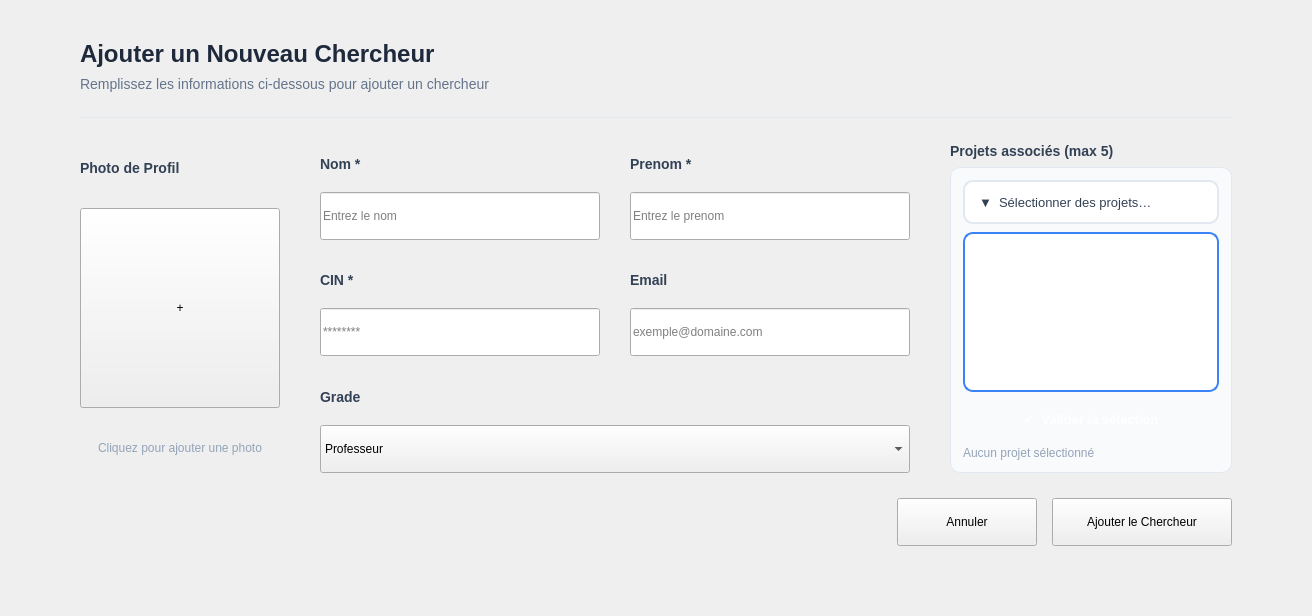
               <widget class="QStackedWidget" name="cherchStackedWidget">
                <property name="currentIndex">
                 <number>1</number>
                </property>
                <widget class="QWidget" name="cherchPageListe">
                 <layout class="QVBoxLayout" name="verticalLayoutListe">
                  <property name="spacing">
                   <number>0</number>
                  </property>
                  <property name="leftMargin">
                   <number>30</number>
                  </property>
                  <property name="topMargin">
                   <number>0</number>
                  </property>
                  <property name="rightMargin">
                   <number>30</number>
                  </property>
                  <property name="bottomMargin">
                   <number>30</number>
                  </property>
                  <item>
                   <widget class="QScrollArea" name="cherchCardsScrollArea">
                    <property name="horizontalScrollBarPolicy">
                     <enum>Qt::ScrollBarPolicy::ScrollBarAlwaysOff</enum>
                    </property>
                    <property name="widgetResizable">
                     <bool>true</bool>
                    </property>
                    <widget class="QWidget" name="cherchScrollAreaWidgetContents">
                     <property name="geometry">
                      <rect>
                       <x>0</x>
                       <y>0</y>
                       <width>22</width>
                       <height>22</height>
                      </rect>
                     </property>
                     <layout class="QGridLayout" name="cherchGridLayoutCards">
                      <property name="spacing">
                       <number>20</number>
                      </property>
                     </layout>
                    </widget>
                   </widget>
                  </item>
                 </layout>
                </widget>
                <widget class="QWidget" name="cherchPageAjout">
                 <layout class="QVBoxLayout" name="verticalLayoutAjout">
                  <property name="spacing">
                   <number>0</number>
                  </property>
                  <property name="leftMargin">
                   <number>30</number>
                  </property>
                  <property name="topMargin">
                   <number>0</number>
                  </property>
                  <property name="rightMargin">
                   <number>30</number>
                  </property>
                  <property name="bottomMargin">
                   <number>30</number>
                  </property>
                  <item>
                   <widget class="QFrame" name="cherchFormFrame">
                    <property name="frameShape">
                     <enum>QFrame::Shape::NoFrame</enum>
                    </property>
                    <layout class="QVBoxLayout" name="verticalLayoutForm">
                     <property name="spacing">
                      <number>25</number>
                     </property>
                     <property name="leftMargin">
                      <number>50</number>
                     </property>
                     <property name="topMargin">
                      <number>40</number>
                     </property>
                     <property name="rightMargin">
                      <number>50</number>
                     </property>
                     <property name="bottomMargin">
                      <number>40</number>
                     </property>
                     <item>
                      <layout class="QVBoxLayout" name="verticalLayoutFormTitle">
                       <property name="spacing">
                        <number>8</number>
                       </property>
                       <item>
                        <widget class="QLabel" name="cherchFormTitle">
                         <property name="styleSheet">
                          <string notr="true">color: #1e293b;
font-size: 24px;
font-weight: 700;
background: transparent;
border: none;</string>
                         </property>
                         <property name="text">
                          <string>Ajouter un Nouveau Chercheur</string>
                         </property>
                        </widget>
                       </item>
                       <item>
                        <widget class="QLabel" name="cherchFormSubtitle">
                         <property name="styleSheet">
                          <string notr="true">color: #64748b;
font-size: 14px;
background: transparent;
border: none;</string>
                         </property>
                         <property name="text">
                          <string>Remplissez les informations ci-dessous pour ajouter un chercheur</string>
                         </property>
                        </widget>
                       </item>
                      </layout>
                     </item>
                     <item>
                      <widget class="QFrame" name="cherchLineFrame">
                       <property name="minimumSize">
                        <size>
                         <width>0</width>
                         <height>1</height>
                        </size>
                       </property>
                       <property name="maximumSize">
                        <size>
                         <width>16777215</width>
                         <height>1</height>
                        </size>
                       </property>
                       <property name="styleSheet">
                        <string notr="true">background-color: #e2e8f0;</string>
                       </property>
                      </widget>
                     </item>
                     <item>
                      <layout class="QHBoxLayout" name="horizontalLayoutFormContent">
                       <property name="spacing">
                        <number>40</number>
                       </property>
                       <item>
                        <layout class="QVBoxLayout" name="verticalLayoutPhoto">
                         <property name="spacing">
                          <number>15</number>
                         </property>
                         <item>
                          <widget class="QLabel" name="cherchLabelPhoto">
                           <property name="styleSheet">
                            <string notr="true">color: #334155;
font-size: 14px;
font-weight: 600;
background: transparent;
border: none;</string>
                           </property>
                           <property name="text">
                            <string>Photo de Profil</string>
                           </property>
                          </widget>
                         </item>
                         <item>
                          <widget class="QPushButton" name="cherchBtnUploadPhoto">
                           <property name="minimumSize">
                            <size>
                             <width>200</width>
                             <height>200</height>
                            </size>
                           </property>
                           <property name="maximumSize">
                            <size>
                             <width>200</width>
                             <height>200</height>
                            </size>
                           </property>
                           <property name="cursor">
                            <cursorShape>PointingHandCursor</cursorShape>
                           </property>
                           <property name="text">
                            <string>+</string>
                           </property>
                          </widget>
                         </item>
                         <item>
                          <widget class="QLabel" name="cherchLabelPhotoHint">
                           <property name="styleSheet">
                            <string notr="true">color: #94a3b8;
font-size: 12px;
background: transparent;
border: none;</string>
                           </property>
                           <property name="text">
                            <string>Cliquez pour ajouter une photo</string>
                           </property>
                           <property name="alignment">
                            <set>Qt::AlignmentFlag::AlignCenter</set>
                           </property>
                          </widget>
                         </item>
                        </layout>
                       </item>
                       <item>
                        <layout class="QGridLayout" name="gridLayoutInputs">
                         <property name="horizontalSpacing">
                          <number>30</number>
                         </property>
                         <property name="verticalSpacing">
                          <number>20</number>
                         </property>
                         <item row="0" column="0">
                          <layout class="QVBoxLayout" name="verticalLayoutNom">
                           <property name="spacing">
                            <number>8</number>
                           </property>
                           <item>
                            <widget class="QLabel" name="cherchLabelNom">
                             <property name="styleSheet">
                              <string notr="true">color: #334155;
font-size: 14px;
font-weight: 600;
background: transparent;
border: none;</string>
                             </property>
                             <property name="text">
                              <string>Nom *</string>
                             </property>
                            </widget>
                           </item>
                           <item>
                            <widget class="QLineEdit" name="cherchLineEditNom">
                             <property name="minimumSize">
                              <size>
                               <width>280</width>
                               <height>48</height>
                              </size>
                             </property>
                             <property name="placeholderText">
                              <string>Entrez le nom</string>
                             </property>
                            </widget>
                           </item>
                          </layout>
                         </item>
                         <item row="0" column="1">
                          <layout class="QVBoxLayout" name="verticalLayoutPrenom">
                           <property name="spacing">
                            <number>8</number>
                           </property>
                           <item>
                            <widget class="QLabel" name="cherchLabelPrenom">
                             <property name="styleSheet">
                              <string notr="true">color: #334155;
font-size: 14px;
font-weight: 600;
background: transparent;
border: none;</string>
                             </property>
                             <property name="text">
                              <string>Prenom *</string>
                             </property>
                            </widget>
                           </item>
                           <item>
                            <widget class="QLineEdit" name="cherchLineEditPrenom">
                             <property name="minimumSize">
                              <size>
                               <width>280</width>
                               <height>48</height>
                              </size>
                             </property>
                             <property name="placeholderText">
                              <string>Entrez le prenom</string>
                             </property>
                            </widget>
                           </item>
                          </layout>
                         </item>
                         <item row="1" column="0">
                          <layout class="QVBoxLayout" name="verticalLayoutCIN">
                           <property name="spacing">
                            <number>8</number>
                           </property>
                           <item>
                            <widget class="QLabel" name="cherchLabelCIN">
                             <property name="styleSheet">
                              <string notr="true">color: #334155;
font-size: 14px;
font-weight: 600;
background: transparent;
border: none;</string>
                             </property>
                             <property name="text">
                              <string>CIN *</string>
                             </property>
                            </widget>
                           </item>
                           <item>
                            <widget class="QLineEdit" name="cherchLineEditCIN">
                             <property name="minimumSize">
                              <size>
                               <width>280</width>
                               <height>48</height>
                              </size>
                             </property>
                             <property name="placeholderText">
                              <string>********</string>
                             </property>
                            </widget>
                           </item>
                          </layout>
                         </item>
                         <item row="1" column="1">
                          <layout class="QVBoxLayout" name="verticalLayoutEmail">
                           <property name="spacing">
                            <number>8</number>
                           </property>
                           <item>
                            <widget class="QLabel" name="cherchLabelEmail">
                             <property name="styleSheet">
                              <string notr="true">color: #334155;
font-size: 14px;
font-weight: 600;
background: transparent;
border: none;</string>
                             </property>
                             <property name="text">
                              <string>Email</string>
                             </property>
                            </widget>
                           </item>
                           <item>
                            <widget class="QLineEdit" name="cherchLineEditEmail">
                             <property name="minimumSize">
                              <size>
                               <width>280</width>
                               <height>48</height>
                              </size>
                             </property>
                             <property name="placeholderText">
                              <string>exemple@domaine.com</string>
                             </property>
                            </widget>
                           </item>
                          </layout>
                         </item>
                         <item row="2" column="0" colspan="2">
                          <layout class="QVBoxLayout" name="verticalLayoutGrade">
                           <property name="spacing">
                            <number>8</number>
                           </property>
                           <item>
                            <widget class="QLabel" name="cherchLabelGrade">
                             <property name="styleSheet">
                              <string notr="true">color: #334155;
font-size: 14px;
font-weight: 600;
background: transparent;
border: none;</string>
                             </property>
                             <property name="text">
                              <string>Grade</string>
                             </property>
                            </widget>
                           </item>
                           <item>
                            <widget class="QComboBox" name="cherchComboBoxGrade">
                             <property name="minimumSize">
                              <size>
                               <width>0</width>
                               <height>48</height>
                              </size>
                             </property>
                             <item>
                              <property name="text">
                               <string>Professeur</string>
                              </property>
                             </item>
                             <item>
                              <property name="text">
                               <string>Maitre de Conferences</string>
                              </property>
                             </item>
                             <item>
                              <property name="text">
                               <string>Docteur</string>
                              </property>
                             </item>
                             <item>
                              <property name="text">
                               <string>Ingenieur de Recherche</string>
                              </property>
                             </item>
                             <item>
                              <property name="text">
                               <string>Post-doctorant</string>
                              </property>
                             </item>
                             <item>
                              <property name="text">
                               <string>Doctorant</string>
                              </property>
                             </item>
                            </widget>
                           </item>
                          </layout>
                         </item>
                         </layout>
                         </item>
                         <item>
                          <layout class="QVBoxLayout" name="verticalLayoutProjets">
                           <property name="spacing">
                            <number>8</number>
                           </property>
                           <item>
                            <widget class="QLabel" name="cherchLabelProjets">
                             <property name="styleSheet">
                              <string notr="true">color: #334155;
                              font-size: 14px;
                              font-weight: 600;
                              background: transparent;
                              border: none;</string>
                              </property>
                              <property name="text">
                               <string>Projets associés (max 5)</string>
                              </property>
                              </widget>
                              </item>
                              <item>
                              <widget class="QFrame" name="cherchProjetsFrame">
                              <property name="styleSheet">
                               <string notr="true">QFrame#cherchProjetsFrame {
                                  background-color: #f8fafc;
                                  border: 1px solid #e2e8f0;
                                  border-radius: 10px;
                              }</string>
                              </property>
                              <property name="frameShape">
                               <enum>QFrame::Shape::NoFrame</enum>
                              </property>
                              <layout class="QVBoxLayout" name="verticalLayoutProjetsFrame">
                               <property name="spacing">
                                <number>8</number>
                               </property>
                               <property name="leftMargin">
                                <number>12</number>
                               </property>
                               <property name="topMargin">
                                <number>12</number>
                               </property>
                               <property name="rightMargin">
                                <number>12</number>
                               </property>
                               <property name="bottomMargin">
                                <number>12</number>
                               </property>
                               <item>
                                <widget class="QPushButton" name="cherchBtnSelectProjets">
                                 <property name="minimumSize">
                                  <size>
                                   <width>0</width>
                                   <height>44</height>
                                  </size>
                              </property>
                              <property name="rightMargin">
                               <number>12</number>
                              </property>
                              <property name="cursor">
                               <cursorShape>PointingHandCursor</cursorShape>
                              </property>
                              <property name="styleSheet">
                               <string notr="true">QPushButton {
                                   background-color: white;
                                   border: 2px solid #e2e8f0;
                                   border-radius: 10px;
                                   padding: 0 14px;
                                   font-size: 13px;
                                   color: #334155;
                                   text-align: left;
                               }
                               QPushButton:hover {
                                   border-color: #94a3b8;
                                   background-color: #f1f5f9;
                               }
                               QPushButton:pressed {
                                   border-color: #3b82f6;
                                   background-color: #eff6ff;
                               }</string>
                               </property>
                               <property name="text">
                                <string>▼  Sélectionner des projets…</string>
                               </property>
                               </widget>
                               </item>
                               <item>
                               <widget class="QListWidget" name="cherchProjetsListWidget">
                               <property name="minimumSize">
                                <size>
                                 <width>0</width>
                                 <height>160</height>
                                </size>
                               </property>
                               <property name="maximumSize">
                                <size>
                                 <width>16777215</width>
                                 <height>160</height>
                                </size>
                               </property>
                               <property name="visible">
                                <bool>false</bool>
                               </property>
                               <property name="styleSheet">
                                <string notr="true">QListWidget {
                                   border: 2px solid #3b82f6;
                                   border-radius: 10px;
                                   background-color: white;
                                   font-size: 13px;
                                   color: #334155;
                                   outline: none;
                               }
                               QListWidget::item {
                                   padding: 9px 14px;
                                   border-bottom: 1px solid #f1f5f9;
                               }
                               QListWidget::item:selected {
                                   background-color: #eff6ff;
                                   color: #1d4ed8;
                                   font-weight: 600;
                               }
                               QListWidget::item:hover {
                                   background-color: #f8fafc;
                               }</string>
                               </property>
                               <property name="selectionMode">
                                <enum>QAbstractItemView::SelectionMode::MultiSelection</enum>
                               </property>
                              </widget>
                             </item>
                             <item>
                              <widget class="QPushButton" name="cherchBtnValiderProjets">
                               <property name="minimumSize">
                                <size>
                                 <width>0</width>
                                 <height>38</height>
                                </size>
                               </property>
                               <property name="cursor">
                                <cursorShape>PointingHandCursor</cursorShape>
                               </property>
                               <property name="visible">
                                <bool>false</bool>
                               </property>
                               <property name="styleSheet">
                                <string notr="true">QPushButton {
                                  background: qlineargradient(x1:0, y1:0, x2:1, y2:0,
                                      stop:0 #3b82f6, stop:1 #10b981);
                                  color: white;
                                  border: none;
                                  border-radius: 8px;
                                  font-size: 13px;
                                  font-weight: 600;
                              }
                              QPushButton:hover {
                                  background: qlineargradient(x1:0, y1:0, x2:1, y2:0,
                                      stop:0 #2563eb, stop:1 #059669);
                              }</string>
                              </property>
                              <property name="text">
                               <string>✔  Valider la sélection</string>
                              </property>
                              </widget>
                              </item>
                              <item>
                              <widget class="QLabel" name="cherchLabelProjetsSelec">
                              <property name="styleSheet">
                               <string notr="true">color: #94a3b8;
                              font-size: 12px;
                              background: transparent;
                              border: none;</string>
                              </property>
                              <property name="text">
                               <string>Aucun projet sélectionné</string>
                              </property>
                              <property name="wordWrap">
                               <bool>true</bool>
                              </property>
                             </widget>
                            </item>
                           </layout>
                          </widget>
                         </item>
                        </layout>
                       </item>
                       </layout>
                      </item>
                     <item>
                      <layout class="QHBoxLayout" name="horizontalLayoutFormButtons">
                       <property name="spacing">
                        <number>15</number>
                       </property>
                       <item>
                        <spacer name="cherchHorizontalSpacerForm">
                         <property name="orientation">
                          <enum>Qt::Orientation::Horizontal</enum>
                         </property>
                         <property name="sizeHint" stdset="0">
                          <size>
                           <width>0</width>
                           <height>0</height>
                          </size>
                         </property>
                        </spacer>
                       </item>
                       <item>
                        <widget class="QPushButton" name="cherchBtnAnnulerAjout">
                         <property name="minimumSize">
                          <size>
                           <width>140</width>
                           <height>48</height>
                          </size>
                         </property>
                         <property name="cursor">
                          <cursorShape>PointingHandCursor</cursorShape>
                         </property>
                         <property name="text">
                          <string>Annuler</string>
                         </property>
                        </widget>
                       </item>
                       <item>
                        <widget class="QPushButton" name="cherchBtnAjouterChercheur">
                         <property name="minimumSize">
                          <size>
                           <width>180</width>
                           <height>48</height>
                          </size>
                         </property>
                         <property name="cursor">
                          <cursorShape>PointingHandCursor</cursorShape>
                         </property>
                         <property name="text">
                          <string>Ajouter le Chercheur</string>
                         </property>
                        </widget>
                       </item>
                      </layout>
                     </item>
                    </layout>
                   </widget>
                  </item>
                 </layout>
                </widget>
               </widget>
